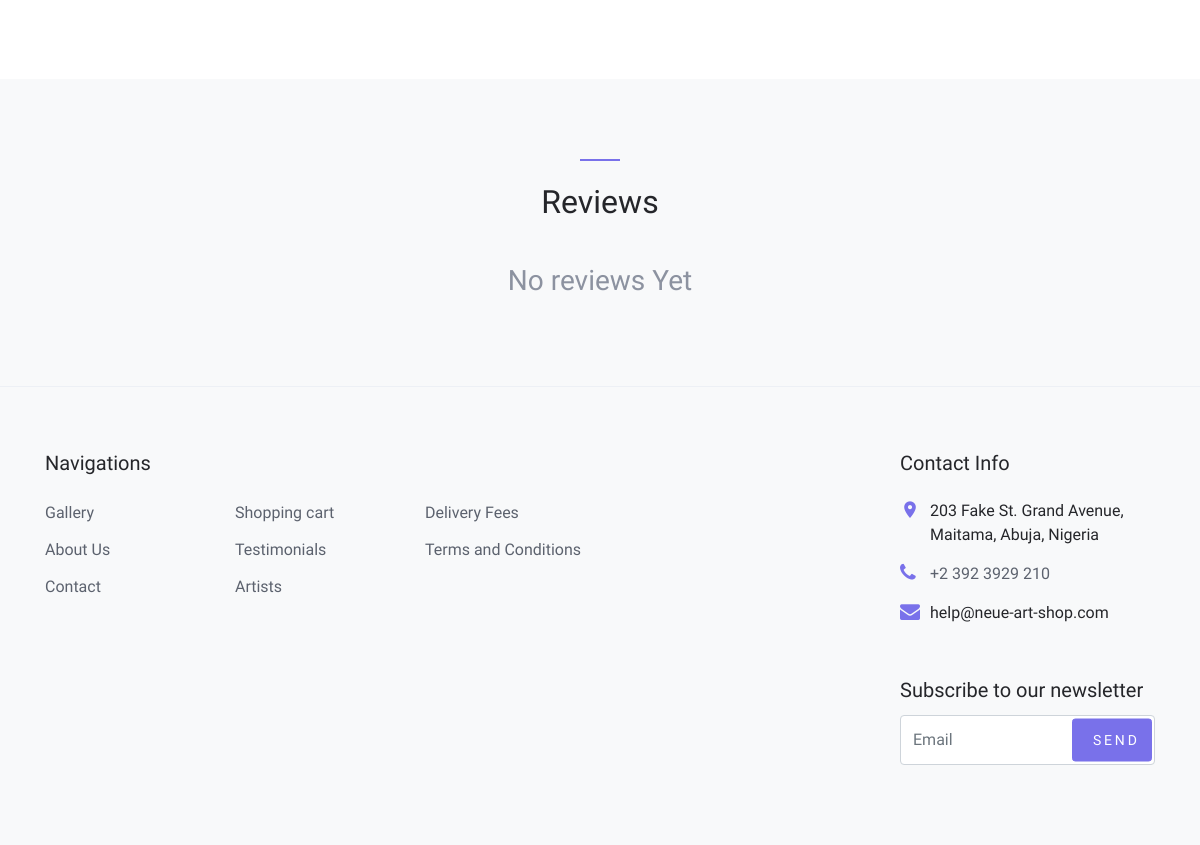
/6/place-mine/ (lower part), run on an earlier commit of the app's database.
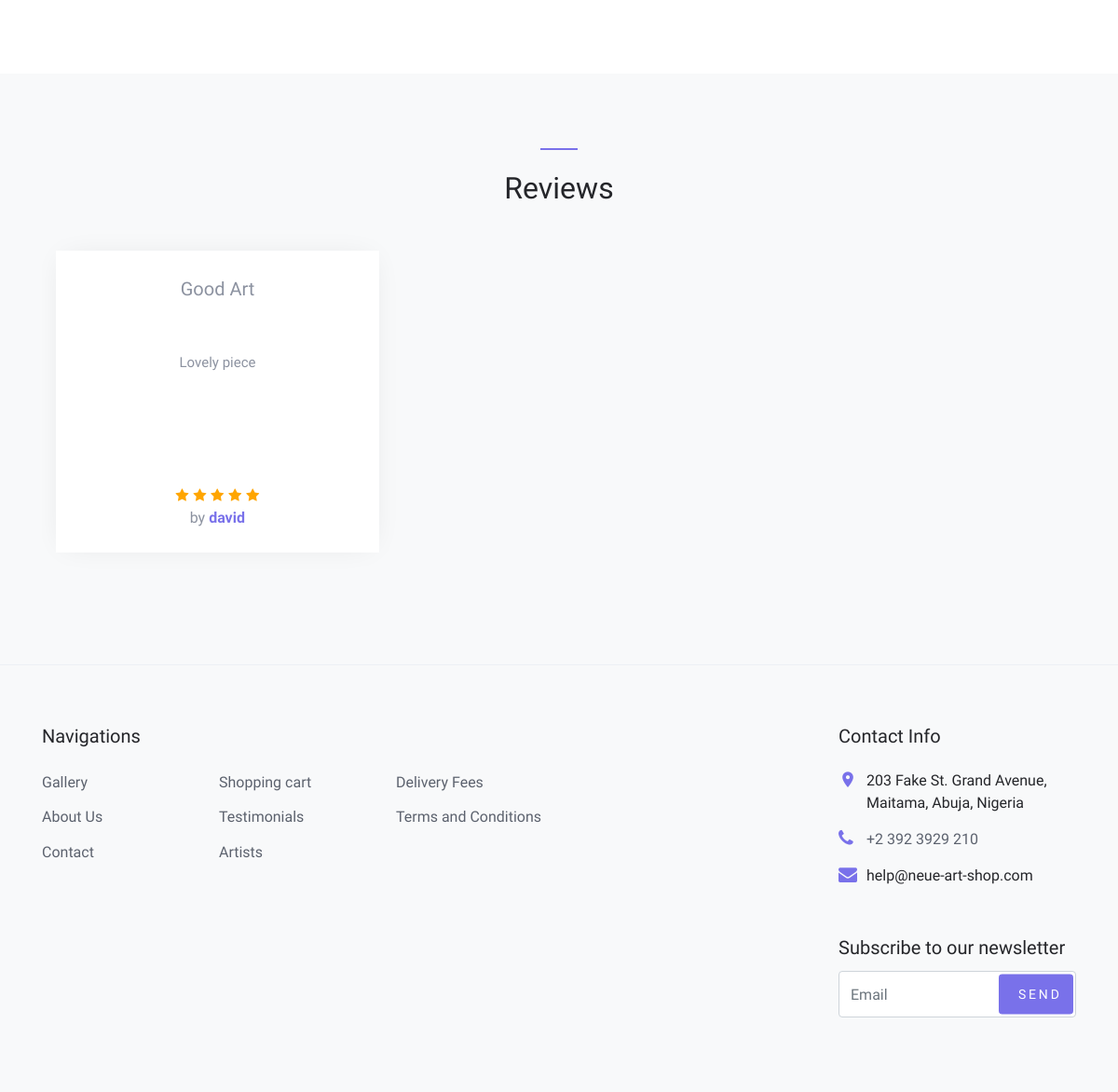
And on a later commit of the database.
### reviews/models.py (models this page shows)
class Review(models.Model):
    review_user = models.ForeignKey(settings.AUTH_USER_MODEL, on_delete=models.CASCADE, blank=True)
    review_title = models.CharField(max_length=50)
    review_text = models.CharField(max_length=200)
    review_score = models.IntegerField(default=5,
                                       validators=[
                                           MinValueValidator(1),
                                           MaxValueValidator(5)
                                       ])
    review_product = models.ForeignKey(Product, on_delete=models.CASCADE, blank=True)

### users/models.py (models this page shows)
class CustomUser(AbstractUser):
    state = models.CharField(max_length=50)
    country = models.CharField(default='Nigeria', max_length=100)
    is_an_artist = models.BooleanField(default=False)

### shop/views.py (the view)
# urls.py: path('<int:id>/<slug:slug>/', views.product_detail, name='product_detail'),
def product_detail(request, id, slug):
    if request.user.is_authenticated:
        username = request.user.username
    else:
        username = None
    product = get_object_or_404(Product,
                                slug=slug,
                                available=True)
    cart_product_form = CartAddProductForm()
    categories = Category.objects.all()
    reviews = Review.objects.filter(review_product=product)
    return render(request,
                  'shop/product/detail.html',
                  {'product': product,
                   'cart_product_form': cart_product_form,
                   'username': username,
                   'categories': categories,
                   'reviews': reviews,
                   'ratings_list': [1, 2, 3, 4, 5]})

### cart/forms.py
class CartAddProductForm(forms.Form):
    quantity = forms.IntegerField(label=_('Quantity'))
    override = forms.BooleanField(required=False,
                                  initial=False,
                                  widget=forms.HiddenInput)

### shop/models.py (called while the page is built)
    def __str__(self):
        return self.name

    def get_absolute_url(self):
        return reverse('shop:product_list_by_category',
                       args=[self.slug])

### templates/shop/product/detail.html (shortened to what this page needs)
{% extends "shop/base.html" %}
{% load static %}
{% block content %}
    <div class="site-wrap">
        <div class="site-section">
        </div>
        <div class="site-section block-3 site-blocks-2 bg-light" id="review-section">
            <div class="container">
                <div class="row justify-content-center">
                    <div class="col-md-7 site-section-heading text-center pt-4">
                        <h2>Reviews</h2>
                    </div>
                </div>
                <div class="row">
                    <div class="col-md-12">
                        {% if reviews|length > 0 %}
                            <div class="nonloop-block-3 owl-carousel">
                                {% for review in reviews %}
                                    <div class="item">
                                        <div class="block-4 text-center">
                                            <div class="block-4-text p-4">
                                                <p style="font-size: 20px; font-weight: 400; width: 299px; height: 68px;">
                                                    {{ review.review_title }}
                                                </p>
                                                <p style="font-size: 15px; width: 299px; height: 125px;">
                                                    {{ review.review_text }}
                                                </p>
                                                <h3>
                                                    {% for rating in ratings_list  %}
                                                        {% if rating <= review.review_score %}
                                                            <span class="fa fa-star active-star star"></span>
                                                        {% else %}
                                                            <span class="fa fa-star star"></span>
                                                        {% endif %}
                                                    {% endfor %}
                                                </h3>
                                                <p class="mb-0">
                                                    by <span class="text-primary font-weight-bold">{{ review.review_user }}</span>
                                                </p>
                                            </div>
                                        </div>
                                    </div>
                                {% endfor %}
                            </div>
                        {% else %}
                            <div style="text-align: center; margin-top: 35px">
                                <h3 style="display: inline-block">No reviews Yet</h3>
                            </div>
                        {% endif %}
                    </div>
                </div>
            </div>
        </div>
    </div>
{% endblock %}

What changed in the data, as far as the page shows it:
added Review: review_title "Good Art", review_text "Lovely piece", review_score 5 (drawn), review_user "david"
Also different on the page:
text no longer shown: "No reviews Yet"
